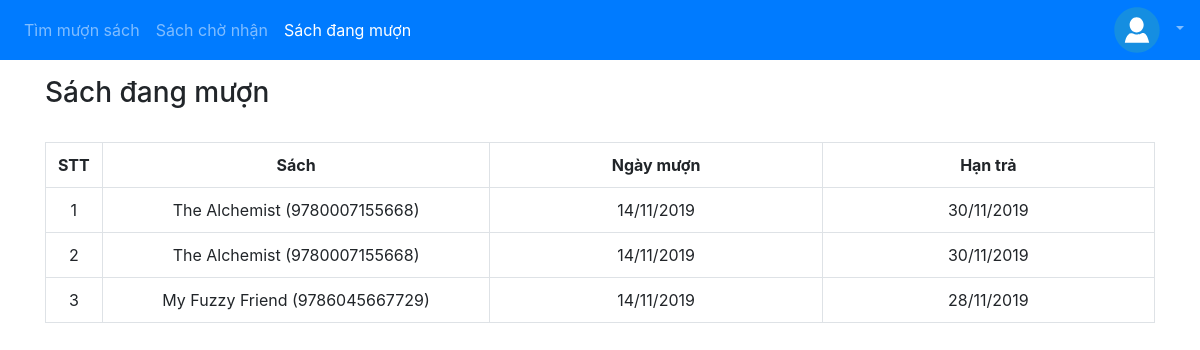
The page /borrowing_list (signed in) on the database its author committed.
### app/models.py (models this page shows, shortened)
class BookRent(models.Model):
    class Status:
        PENDING = 0
        BORROWING = 1
        RETURNED = 2
    book = models.ForeignKey(Book, on_delete=models.CASCADE)
    user = models.ForeignKey(User, on_delete=models.CASCADE)
    status = models.IntegerField()
    startDate = models.DateField()
    dueDate = models.DateField()
    returnDate = models.DateField(blank=True, null=True)

class Book(models.Model):
    code = models.CharField(max_length=30, verbose_name='Mã', unique=True)
    title = models.CharField(max_length=200, verbose_name='Tiêu đề')
    description = models.CharField(max_length=500, blank=True)
    category = models.ForeignKey(Category, verbose_name="Thể loại",  on_delete=models.PROTECT)
    author = models.ForeignKey(Author, verbose_name="Tác giả", on_delete=models.PROTECT)
    publisher = models.ForeignKey(Publisher, verbose_name="Nhà xuất bản", on_delete=models.PROTECT)
    publishYear = models.IntegerField(verbose_name="Năm xuất bản")
    numberOfPage = models.IntegerField(verbose_name="Số trang")
    numberOfCopy = models.IntegerField(verbose_name="Số bản copy")
    numberOfAvailableCopy = models.IntegerField(blank=True)
    image = models.ImageField(verbose_name='Ảnh bìa', upload_to='static/images')

### app/views_user.py (the view)
# urls.py: path('borrowing_list', views_user.borrowingList, name='borrowing-list'),
@login_required
def borrowingList(request):
    bookRents = BookRent.objects.filter(user=request.user, status=BookRent.Status.BORROWING)
    print(len(bookRents))
    return render(request, 'user/borrowing_list.html', {'page': 2, 'bookRents': bookRents})

### app/templates/user/borrowing_list.html
{% extends 'user/base.html' %}
{% block content %}
<div class="container mt-3">
  <h3>Sách đang mượn</h3>
  <br>
  {%if bookRents %}
    <table class="table table-bordered">
      <tr>
        <th style="width: 5%;" class="text-center">STT</th>
        <th style="width: 35%;" class="text-center">Sách</th>
        <th style="width: 30%" class="text-center">Ngày mượn</th>
        <th style="width: 30%" class="text-center">Hạn trả</th>
      </tr>
      {%for bookRent in bookRents %}
        <tr>
          <td class="text-center">{{ forloop.counter }}</td>
          <td class="text-center">{{ bookRent.book.title }} ({{bookRent.book.code}})</td>
          <td class="text-center">{{ bookRent.startDate|date:"d/m/Y" }}</td>
          <td class="text-center">{{ bookRent.dueDate|date:"d/m/Y" }}</td>
        </tr>
      {% endfor %}
    </table>
  {%else%}
    <p>Không có dữ liệu</p>
  {%endif%}
</div>
{% endblock %}

### rows shown on the page
BookRent: book "The Alchemist", book.code "9780007155668", startDate "14/11/2019", dueDate "30/11/2019"
BookRent: book "The Alchemist", book.code "9780007155668", startDate "14/11/2019", dueDate "30/11/2019"
BookRent: book "My Fuzzy Friend", book.code "9786045667729", startDate "14/11/2019", dueDate "28/11/2019"
